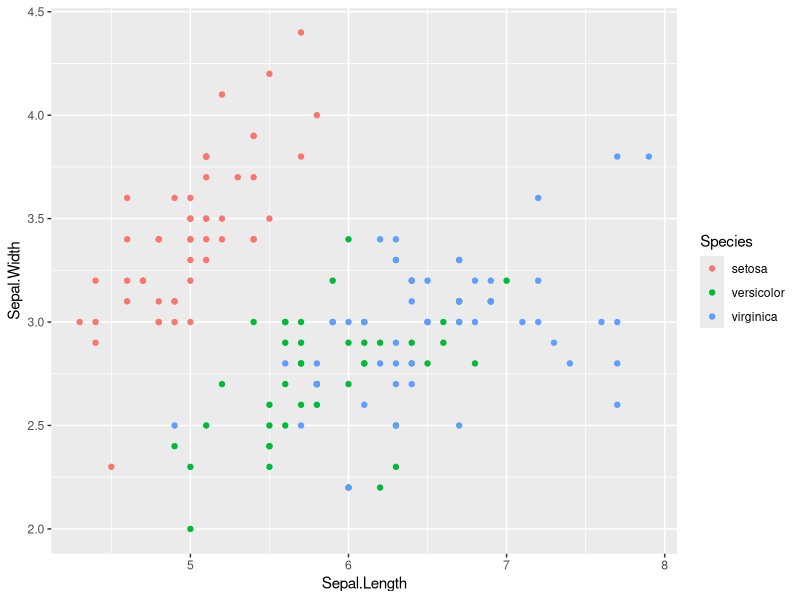
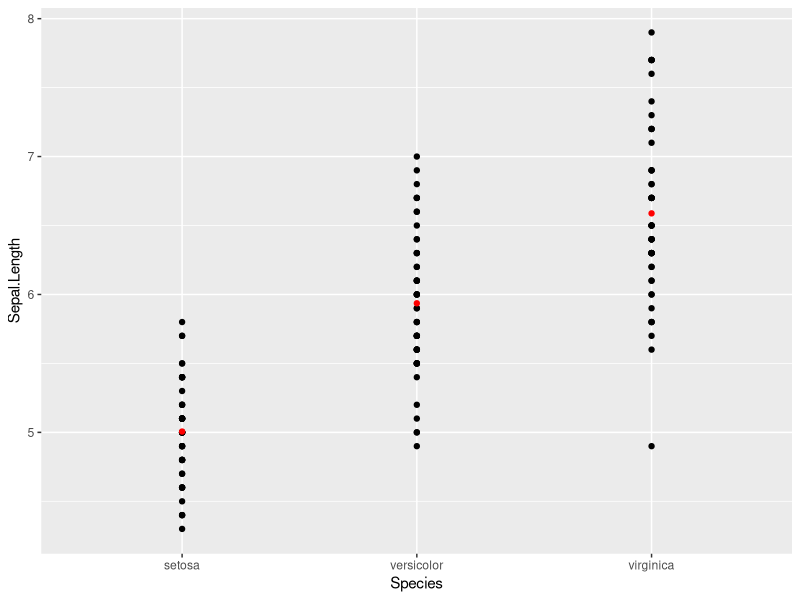

These figures' R source, in order: (Note: this script raises an error after producing the figures.)
##########################################
# 
# Pipe - a nested function for chain of 
# piped ggplot2 function calls
#
# Series:
# Little Useless-useful R functions #19
# Created: February 10, 2021
# Author: Tomaz Kastrun
# Blog: tomaztsql.wordpress.com
# V.1.0

# Changelog: 
#
###########################################

library(ggplot2)
library(dplyr)
library(rlang)

#sample DataSet
iris <- iris
ggplot(iris, aes(Sepal.Length, Sepal.Width, colour = Species)) + geom_point()


#more complex with function
plot_points3 <- function(.data, x, y) {
  x <- enquo(x)
  y <- enquo(y)
  averages <- .data %>%
    group_by(!!x) %>% 
    summarise(avg_y = mean(!!y, na.rm = TRUE))
  
  ggplot() +
    geom_point(data = .data, aes(!!x, !!y)) +
    geom_point(data = averages, aes(!!x, avg_y), color = "red")
}

plot_points3(iris, Species, Sepal.Length)
########################################


ToPipe <- function(ee) {
  if (!is_call(ee)) { 
    return(ee) 
  }
  fn <- quote(ee)
  updated_fn <- gsub("%>%", "+", quote(fn))

  if (identical(fn, "+") || length(updated_args)==0) {
    eval(parse(text = updated_fn))
  } else {
    arg1 <- updated_args[[1]]
    #call2(as.name("+"), arg1, call2(this_fn, !!!other_args) )
  }
}


### pipe version
### Check working
ToPipe(ggplot(iris, aes(Sepal.Length, Sepal.Width, colour = Species)) %>% geom_point())
